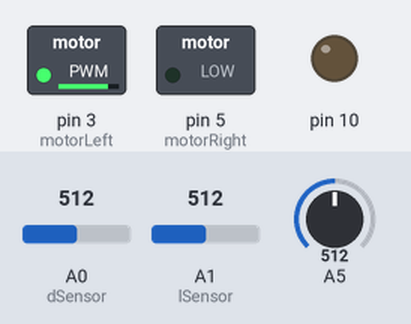
This sketch was run on a simulated Arduino Uno, built with avr-gcc and run on an emulated ATmega328P. Parts: switched loads named in the sketch (green lamp = pin HIGH), output pins drawn as LEDs (lit = HIGH). The inputs (shaded band) are chosen by the test bench; at power-on: A0 (dSensor) = 512, A1 (lSensor) = 512, A5 = 512. Storage starts empty; what the sketch prints to the serial monitor is not drawn.

Above: at 1.2 s.
1.3 s: A0 (dSensor) set to 107
2.8 s: A0 (dSensor) set to 92
At 3.5 s:
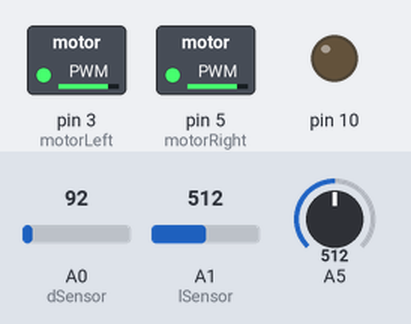
4.3 s: A0 (dSensor) set to 110
At 4.7 s:
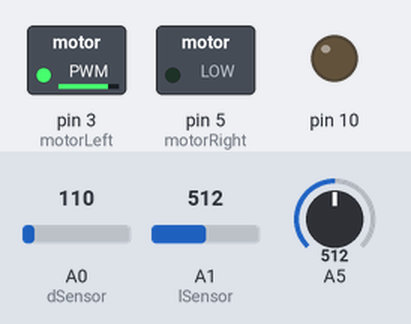
5.8 s: A0 (dSensor) set to 90
At 7.0 s:
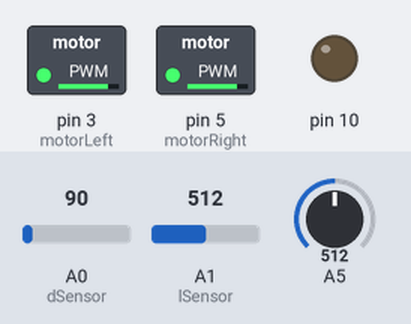
Timing chart, 0 to 8.3 s (numbered marks = the images above; inputs shaded):
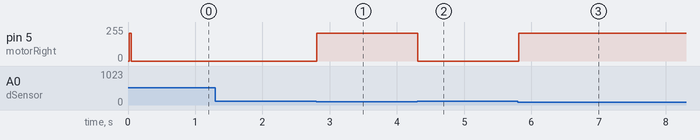

Measured:
- the behaviour switches between 100 and 99 on A0 (dSensor) (found by bisection; images 0 and 1)
- after the input at 1.3 s, every drawn part: stays the same
- after the input at 2.8 s, pin 5 (motorRight): 0/255 → 210/255 at once
- after the input at 4.3 s, pin 5 (motorRight): 210/255 → 0/255 at once
- after the input at 5.8 s, pin 5 (motorRight): 0/255 → 210/255 at once

The sketch:

fullCode.ino
```cpp
#include <SD.h>

#include "TimerOne.h"


//motor pins

int motorLeft = 3;

int motorRight = 5;


//Initializing Sensor

const int dSensor = A0;

const int lSensor = A1;


int dValue = 0;            // value read from pot

double sensorFloat = 0.0;

double distance = 0.0;         // Measured in cm

int START_SPEED = 210;


// data storage initialization

File myFile;

int buffToWrite = 1; //which buffer to write to SD card

int index = 0;

int done = 0;

char buff1[256];

char buff2[256];


void setup(){

  //Initializing Motors

  pinMode(motorLeft,OUTPUT);

  pinMode(motorRight,OUTPUT);


  // Open serial communications and wait for port to open:

  Serial.begin(9600);

  while (!Serial) {

    ;

  }

  Serial.print("Initializing SD card...");

  pinMode(10, OUTPUT);

  if (!SD.begin()) {

    Serial.println("initialization failed!");

    return;

  }

  Serial.println("initialization done.");


  Timer1.initialize(30000);           //timer's period in us

  Timer1.attachInterrupt(callback);   // attaches callback() as a timer overflow interrupt


  // start moving

  setBMotor(START_SPEED);

}

void setBMotor(int newSpeed){

  analogWrite(motorLeft,newSpeed);

  analogWrite(motorRight,newSpeed);

}


void turnRight(int angle){

  analogWrite(motorRight,0);

  analogWrite(motorLeft,angle);

}


// check for objects and either continue forward or turn to avoid

void checkDistance(int d){

  if (d<100){

    setBMotor(START_SPEED);

  }

  else{

    turnRight(START_SPEED);

  }

}


// interrupt function called to take data

void callback() //called 100 times/s

{

  dValue = analogRead(dSensor);

  checkDistance(dValue);


  //write data to the correct buffer

  if (buffToWrite == 1) {

    buff2[index] = (char)(analogRead(A5)/4);

  }

  else {

    buff1[index] = (char)(analogRead(lSensor)/4);

  }


  // if the buffer is now full, switch the buffers and change done

  if (index >= 255) {

    index = 0;

    if (buffToWrite == 1) buffToWrite = 2;

    else buffToWrite = 1;

    done = 1;

  }

  else {

    index++;

    done = 0;

  }


}


void loop()

{

  if (done) {  //buffer is ready to be written

    myFile = SD.open("test.txt", FILE_WRITE);

    if (myFile) {

      // save correct buffer to SD card

      if (buffToWrite == 1) { //write buff1

        myFile.println(buff1);

      }

      else if (buffToWrite == 2) { //write buff2

        myFile.println(buff2);

      }

      // close the SD card everytime to ensure data is not lost if system crashes

      myFile.close();


    }

    else {

      Serial.println("error opening test.txt");

    }

  }

}
```
